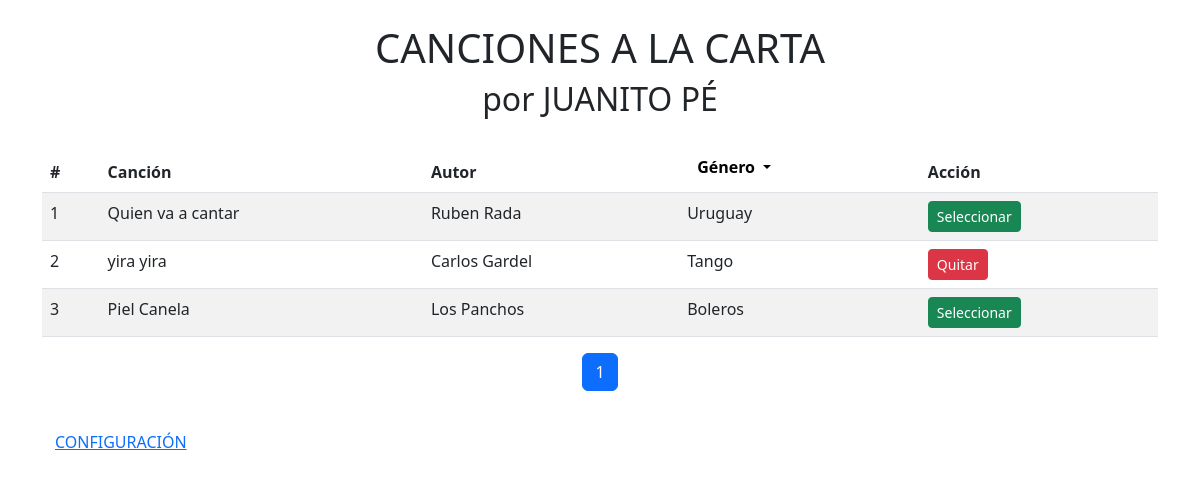
/1, run on an earlier commit of the app's database.
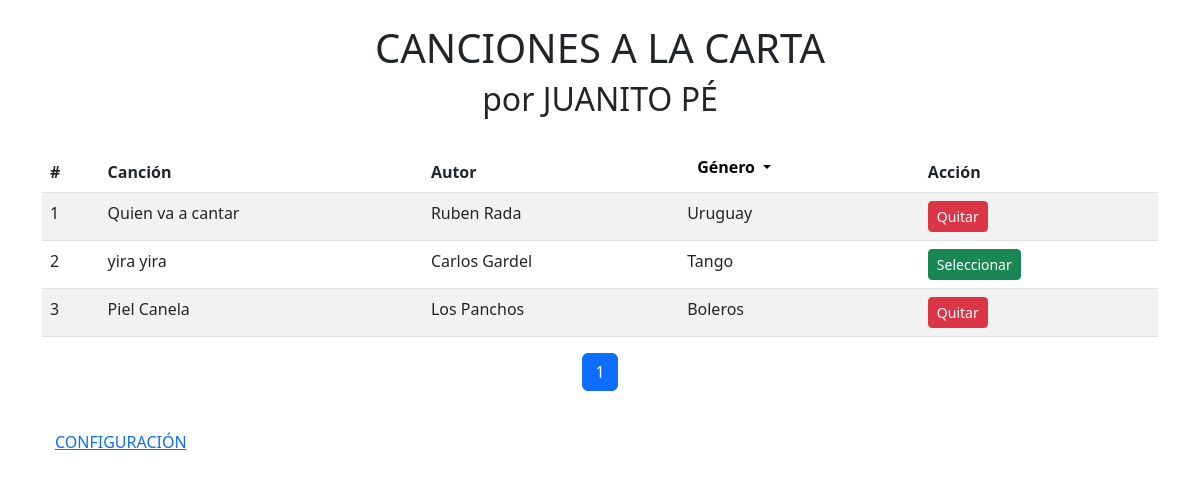
And on a later commit of the database.
### models/playlist.py (models this page shows, shortened)
class PlayList(db.Model):
    __tablename__ = "playlist"
    id = db.Column(db.Integer, primary_key=True)
    name = db.Column(db.String(80), nullable=False)
    author = db.Column(db.String(80), nullable=False)
    selected = db.Column(db.Boolean, default=False)
    genero_id = db.Column(db.Integer, db.ForeignKey("genero.id"), nullable=False)
    genero = db.relationship("Genero", back_populates="playlist")

class Genero(db.Model):
    __tablename__ = "genero"
    id = db.Column(db.Integer, primary_key=True)
    name = db.Column(db.String(80), nullable=False)
    playlist = db.relationship("PlayList", back_populates = "genero")

### app.py (the view)
@app.route('/<int:page_num>')
def user(page_num):
    genero_id = request.args.get('genero')
    query = PlayList.query
    if genero_id:
        query = query.filter_by(genero_id=genero_id)
    songs = query.paginate(per_page=20, page=page_num, error_out=True)
    generos = Genero.query.all()
    return render_template('user.html', songs=songs, generos=generos)

### templates/user.html (shortened to what this page needs)
<!DOCTYPE html>
<html lang="es">
<head>
    <link rel="stylesheet" href="{{ url_for('static', filename='css/styles.css') }}">
    <link href="https://cdn.jsdelivr.net/npm/bootstrap@5.3.0/dist/css/bootstrap.min.css" rel="stylesheet">
</head>
<body>
    <div class="container mt-4">
        <h1 class="text-center">CANCIONES A LA CARTA</h1>
        <h2 class="text-center">por JUANITO PÉ</h2>
        <table class="table table-striped mt-4">
            <thead>
                <tr>
                    <th>#</th>
                    <th>Canción</th>
                    <th>Autor</th>
                    <th>
                        <div class="dropdown">
                            <button class="dropdown-toggle" type="button" id="dropdownGenero" data-bs-toggle="dropdown" aria-expanded="false">
                                Género
                            </button>
                        </div>
                    </th>
                    <th>Acción</th>
                </tr>
            </thead>
            <tbody>
                {% for song in songs.items %}
                    <tr>
                        <td>{{ song.id }}</td>
                        <td>{{ song.name }}</td>
                        <td>{{ song.author }}</td>
                        <td>{{ song.genero.name }}</td>
                        <td>
                            {% if song.selected %}
                                <form method="POST" action="{{ url_for('deselect_song', song_id=song.id) }}" style="display:inline;">
                                    <button type="submit" class="btn btn-danger btn-sm">Quitar</button>
                                </form>
                            {% else %}
                                <form method="POST" action="{{ url_for('select_song', song_id=song.id) }}" style="display:inline;">
                                    <button type="submit" class="btn btn-success btn-sm">Seleccionar</button>
                                </form>
                            {% endif %}
                        </td>
                    </tr>
                {% endfor %}
            </tbody>
        </table>
        <nav>
            <ul class="pagination justify-content-center">
                {% for page in songs.iter_pages() %}
                    {% if page %}
                        <li class="page-item {% if page == songs.page %}active{% endif %}">
                            <a class="page-link" href="{{ url_for('user', page_num=page) }}">{{ page }}</a>
                        </li>
                    {% else %}
                        <li class="page-item disabled">
                            <span class="page-link">…</span>
                        </li>
                    {% endif %}
                {% endfor %}
            </ul>
        </nav>
        <a href="{{ url_for('admin_panel.index') }}" class="btn btn-link mt-3">CONFIGURACIÓN</a>
    </div>
</body>
</html>

### static/css/styles.css (style rules this page uses)
body { background-color: #f0e68c; font-family: Arial, sans-serif; text-align: center; }
.container { margin: 20px auto; width: 80%; }
.dropdown-toggle { background-color: white !important; border: none !important; color: black !important; font-weight: 700 !important; font-size: 16px; padding: 5px 10px; box-shadow: none !important; }
.dropdown-toggle::after { color: black !important; }

What changed in the data, as far as the page shows it:
changed PlayList "Quien va a cantar": selected "Seleccionar" → "Quitar"
changed PlayList "yira yira": selected "Quitar" → "Seleccionar"
changed PlayList "Piel Canela": selected "Seleccionar" → "Quitar"
